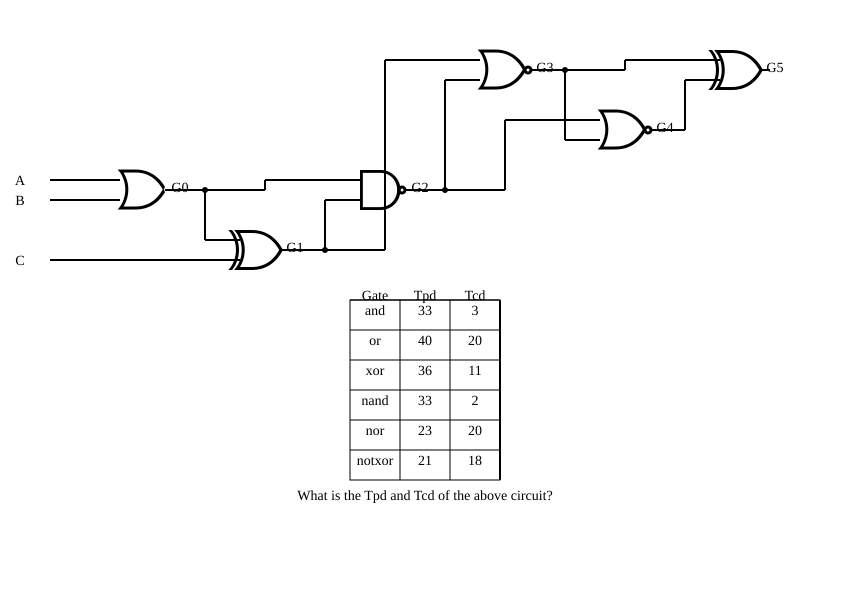

This figure's Python source:
import random
import svgwrite
from svg_logic import draw_and, draw_xor,draw_or,draw_wire







class PrimaryInput:
    def __init__(self, name, x, y):
        self.name = name
        self.x = x
        self.y = y

class Gate:
    def __init__(self, gid, gtype, x, y, negate=False):
        self.id = gid
        self.type = gtype      # "and", "or", "xor", "buf"
        self.x = x
        self.y = y
        self.negate = negate
        self.inputs = []       # list of source gate IDs
        self.output = f"G{gid}"

class Wire:
    def __init__(self, src_gate, dst_gate, dst_input_index):
        self.src = src_gate
        self.dst = dst_gate
        self.dst_index = dst_input_index


class Circuit:
    def __init__(self):
        self.gates = {}
        self.wires = []
        self.primary_inputs = []


def draw_gate(dwg, gate):
    #input_labels = [f"G{i}" for i in gate.inputs]
    input_labels = []
    if gate.type == "and":
        draw_and(dwg, gate.x, gate.y, input_labels, gate.output, gate.negate)
    elif gate.type == "or":
        draw_or(dwg, gate.x, gate.y, input_labels, gate.output, gate.negate)
    elif gate.type == "xor":
        draw_xor(dwg, gate.x, gate.y, input_labels, gate.output, gate.negate)

def random_circuit(num_gates=6):
    circuit = Circuit()
    gate_types = ["and", "or", "xor"]

    spacing_x = 120
    spacing_y = 60

    # Create gates
    last = -1
    for i in range(num_gates):
        gtype = random.choice(gate_types)
        x = 120 + i * spacing_x
        y_off = random.randint(0, 3)
        while y_off == last:
            y_off = random.randint(0, 3)
        y = 50 + y_off * spacing_y
        last = y_off
        negate = random.random() < 0.25
        circuit.gates[i] = Gate(i, gtype, x, y, negate)

    # Create gate-to-gate wires
    available_sources = set()
    for i in range(num_gates):
        gate = circuit.gates[i]
        required_inputs = 2 if gate.type != "buf" else 1
        available = list(range(max(0,i-2),i))

        num_connected = min(required_inputs, len(available))
        sources = random.sample(available, num_connected)
        print(sources)

        for idx, src in enumerate(sources):
            gate.inputs.append(src)
            circuit.wires.append(Wire(src, i, idx))
        
        available_sources.add(i)

    # Fill missing inputs with primary inputs
    next_letter = ord("A")

    for gid, gate in circuit.gates.items():
        required_inputs = 2 if gate.type != "buf" else 1
        missing = required_inputs - len(gate.inputs)

        for _ in range(missing):
            name = chr(next_letter)
            next_letter += 1

            y = gate.y + 10 + len(gate.inputs) * 20
            pi = PrimaryInput(name, 30, y)
            circuit.primary_inputs.append(pi)

            # fake a wire from primary input to this gate
            circuit.wires.append(Wire(name, gid, len(gate.inputs)))
            gate.inputs.append(name)

    return circuit



# ------------- Circuit Renderer -------------

def draw_circuit(dwg):
    circuit = random_circuit(6)

    from collections import defaultdict

    # Count how many wires leave each source
    fanout = defaultdict(int)
    for wire in circuit.wires:
        fanout[wire.src] += 1

    # Draw gates
    for gate in circuit.gates.values():
        draw_gate(dwg, gate)

    for wire in circuit.wires:
        dst_gate = circuit.gates[wire.dst]
        dst_in = (dst_gate.x, dst_gate.y + 10 + wire.dst_index * 20)

        # Source
        if isinstance(wire.src, int):
            src_gate = circuit.gates[wire.src]
            src_out = (src_gate.x + 50, src_gate.y + 20)
        else:
            # Primary input
            pi = next(p for p in circuit.primary_inputs if p.name == wire.src)
            src_out = (pi.x + 20, pi.y)

            # Draw label
            dwg.add(dwg.text(
                pi.name,
                insert=(pi.x - 10, pi.y + 5),
                text_anchor="middle",
                font_size=14
            ))

        draw_dot = fanout[wire.src] > 1
        fanout[wire.src]-=1
        draw_wire(dwg, src_out, dst_in, draw_dot=draw_dot)

def draw_timing_table(dwg,x,y,row_height, col_width, inputs):

    row_headers = ["Gate","Tpd", "Tcd"]

    width = len(row_headers)*col_width
    height = len(inputs[0])*row_height

    dwg.add(dwg.rect(
            insert=(x, y),
            size=(width, height),
            fill="none",
            stroke="black"
    ))

    for i in range(len(row_headers)):
        tx = x + i * col_width
        dwg.add(dwg.text(
            f"{row_headers[i]}",
            insert=(tx + col_width/2, y),
            text_anchor="middle",
            font_size=14
        ))
        dwg.add(dwg.line(start=(tx+col_width,y),
            end=(tx+col_width,y+height),
            stroke="black",
            stroke_width=2 if i == len(inputs)-1 else 1))

    for i in range(len(inputs[0])):
        ty = y + i*row_height
        dwg.add(dwg.line(start=(x,ty),
            end=(x+width,ty),
            stroke="black",
            stroke_width=1))
    
    for j in range(len(inputs[0])):
        ty = y + j*row_height
        for i in range(len(inputs)):
            tx = x + i * col_width
            dwg.add(dwg.text(
                inputs[i][j],
                insert=(tx + col_width/2, ty + row_height/2),
                text_anchor="middle",
                font_size=14
            ))


if __name__ == "__main__":
    width = 850
    height = 600
    margin = 20
    dwg = svgwrite.Drawing("outputs/lec2/q4.svg", size=(width, height))
    draw_circuit(dwg)

    gate_types = ["and", "or", "xor", "nand","nor","notxor"]

    inputs = [[],[],[]]
    for g in gate_types:
        inputs[0].append(g)
        inputs[1].append(random.randint(20,50))
        inputs[2].append(random.randint(1,20))

    draw_timing_table(dwg, width/2 - 1.5*50, 300, 30,50,inputs)

    dwg.add(dwg.text(
        f"What is the Tpd and Tcd of the above circuit?",
        insert=(width/2, 300 + margin + 30*len(inputs[0])),
        text_anchor="middle",
        font_size=14
    ))

    dwg.save()

